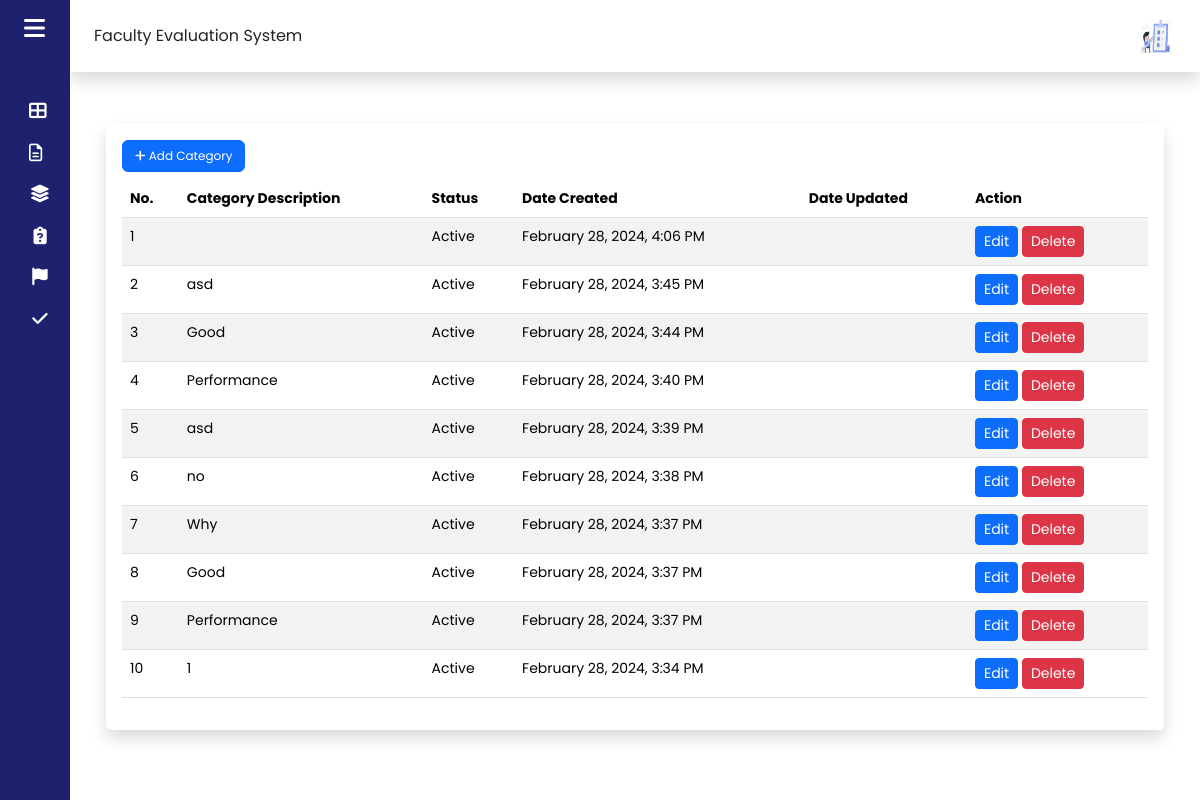
The page /guidance/category.php (signed in) on the database as committed earlier.
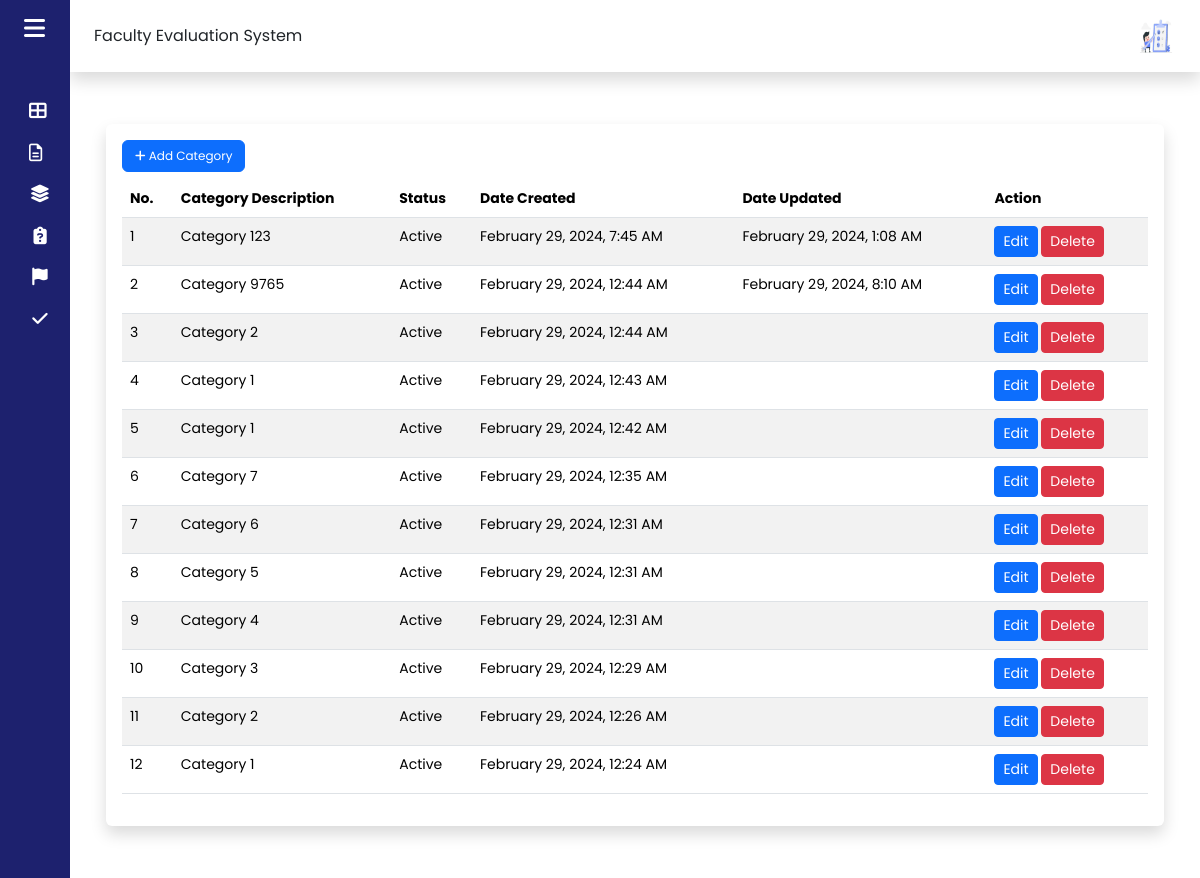
The same page on the database as committed later.
### tables this page shows
CREATE TABLE `tbl_category` (
  `id` int(11) NOT NULL,
  `category_description` varchar(50) NOT NULL,
  `user_id` int(11) NOT NULL,
  `is_active` int(11) NOT NULL DEFAULT 1,
  `created_at` timestamp NULL DEFAULT NULL,
  `updated_at` timestamp NULL DEFAULT NULL
);

### guidance/category.php (the view, shortened to what the changed rows need)
<?php
    include "../connect.php";
?>
<!DOCTYPE html>
<html lang="en">
<head>
    <link href="https://cdn.jsdelivr.net/npm/bootstrap@5.3.2/dist/css/bootstrap.min.css" rel="stylesheet"
>
    <link rel="stylesheet" type="text/css" href="https://cdn.datatables.net/1.11.5/css/dataTables.bootstrap5.min.css">
    <link rel="stylesheet" href="../admin/css/dashboard.css">
    <link rel="stylesheet" href="https://cdn.datatables.net/2.0.1/css/dataTables.bootstrap5.css">
    <link rel="stylesheet" href="https://cdn.datatables.net/2.0.1/css/dataTables.bootstrap5.min.css">
</head>
<body>
    <div class="wrapper">
        <div class="main">
      <div id="page-content" class="col-md-12 px-5 py-1">
      <div class="row">
      <div class="container-fluid shadow p-3 mb-5 bg-body rounded ">
<div class="table-responsive">
    <table id="example" class="table table-striped" style="width:100%; font-size: 14px !important;">
        <thead>
            <tr>
                <th>No.</th>
                <th>Category Description</th>
                <th>Status</th>
                <th>Date Created</th>
                <th>Date Updated</th>
                <th>Action</th>
            </tr>
        </thead>
        <tbody>
            <?php
            $sqlquery = mysqli_query($con, "SELECT * FROM tbl_category ORDER BY id DESC;");
            $i = 1;
            while ($rows = mysqli_fetch_array($sqlquery)) {
            ?>
            <tr>
                <td><?php echo $i++; ?></td>
                <td><?php echo $rows['category_description']; ?></td>
                <td><?php echo ($rows['is_active'] == 1) ? 'Active' : 'Inactive'; ?></td>
                <td><?php echo date('F j, Y, g:i A', strtotime($rows['created_at'])); ?></td>
                <td>
                    <?php
                    if (!empty($rows['updated_at'])) {
                        echo date('F j, Y, g:i A', strtotime($rows['updated_at']));
                    }
                    ?>
                </td>
                <td>
                    <div class="d-none d-lg-inline">
                        <button type="button" class="btn btn-primary btn-sm edit-btn" data-bs-toggle="modal" data-bs-target="#editModal" data-category-id="<?php echo $rows['id']; ?>">Edit</button>
                        <button type="button" class="btn btn-danger btn-sm delete-btn" data-category-id="<?php echo $rows['id']; ?>">Delete</button>
                    </div>
                </td>
            </tr>
            <?php
            }
            ?>
        </tbody>
    </table>
</div>
</body>
</html>

Rows that differ between the two databases and show on the page:
removed tbl_category: is_active "Active", created_at "February 28, 2024, 4:06 PM"
removed tbl_category: category_description "asd", is_active "Active", created_at "February 28, 2024, 3:45 PM"
removed tbl_category: category_description "Good", is_active "Active", created_at "February 28, 2024, 3:44 PM"
removed tbl_category: category_description "Performance", is_active "Active", created_at "February 28, 2024, 3:40 PM"
removed tbl_category: category_description "asd", is_active "Active", created_at "February 28, 2024, 3:39 PM"
removed tbl_category: category_description "no", is_active "Active", created_at "February 28, 2024, 3:38 PM"
removed tbl_category: category_description "Why", is_active "Active", created_at "February 28, 2024, 3:37 PM"
removed tbl_category: category_description "Good", is_active "Active", created_at "February 28, 2024, 3:37 PM"
removed tbl_category: category_description "Performance", is_active "Active", created_at "February 28, 2024, 3:37 PM"
removed tbl_category: category_description "1", is_active "Active", created_at "February 28, 2024, 3:34 PM"
added tbl_category: category_description "Category 123", is_active "Active", created_at "February 29, 2024, 7:45 AM", updated_at "February 29, 2024, 1:08 AM"
added tbl_category: category_description "Category 9765", is_active "Active", created_at "February 29, 2024, 12:44 AM", updated_at "February 29, 2024, 8:10 AM"
added tbl_category: category_description "Category 2", is_active "Active", created_at "February 29, 2024, 12:44 AM"
added tbl_category: category_description "Category 1", is_active "Active", created_at "February 29, 2024, 12:43 AM"
added tbl_category: category_description "Category 1", is_active "Active", created_at "February 29, 2024, 12:42 AM"
added tbl_category: category_description "Category 7", is_active "Active", created_at "February 29, 2024, 12:35 AM"
added tbl_category: category_description "Category 6", is_active "Active", created_at "February 29, 2024, 12:31 AM"
added tbl_category: category_description "Category 5", is_active "Active", created_at "February 29, 2024, 12:31 AM"
added tbl_category: category_description "Category 4", is_active "Active", created_at "February 29, 2024, 12:31 AM"
added tbl_category: category_description "Category 3", is_active "Active", created_at "February 29, 2024, 12:29 AM"
added tbl_category: category_description "Category 2", is_active "Active", created_at "February 29, 2024, 12:26 AM"
added tbl_category: category_description "Category 1", is_active "Active", created_at "February 29, 2024, 12:24 AM"
